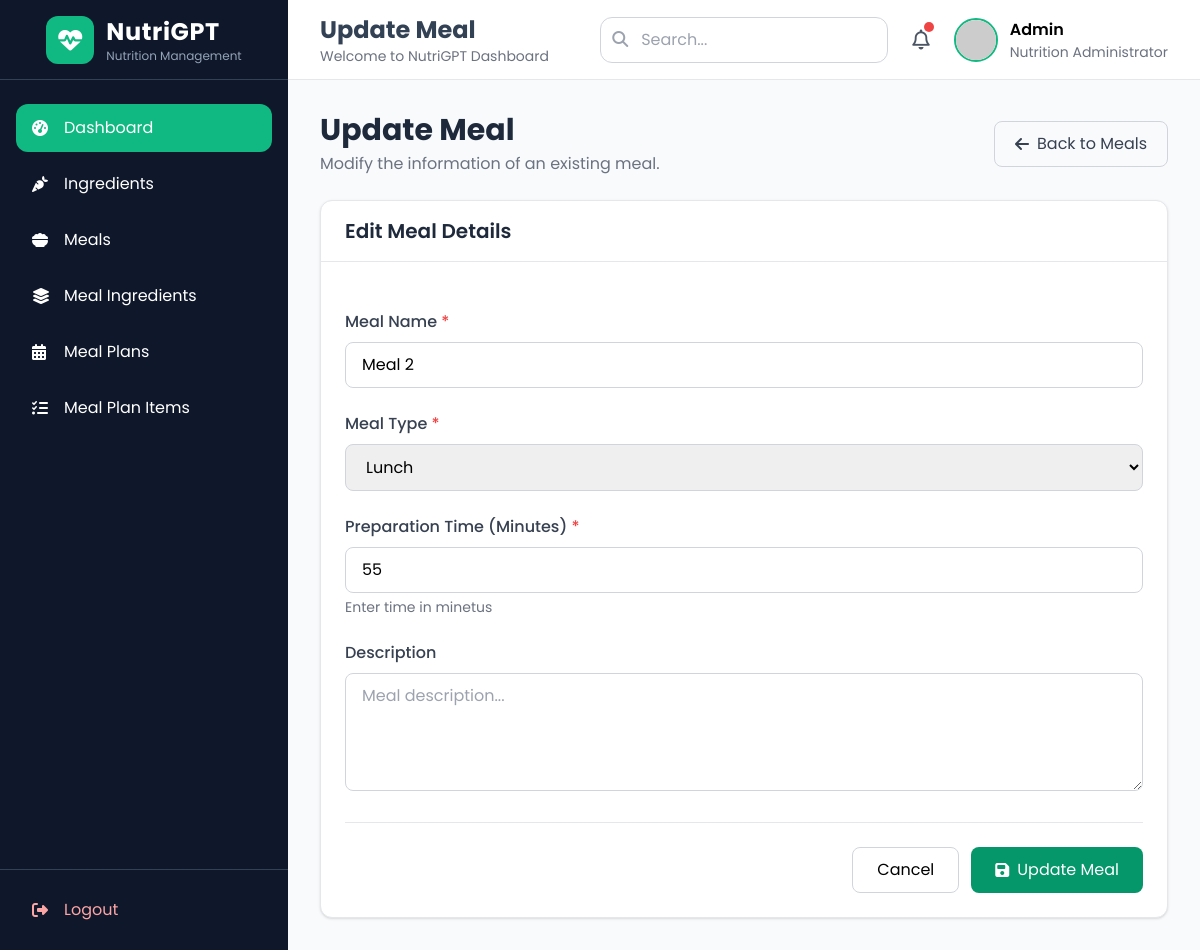
Page /meal/update/2 on the earlier database version.
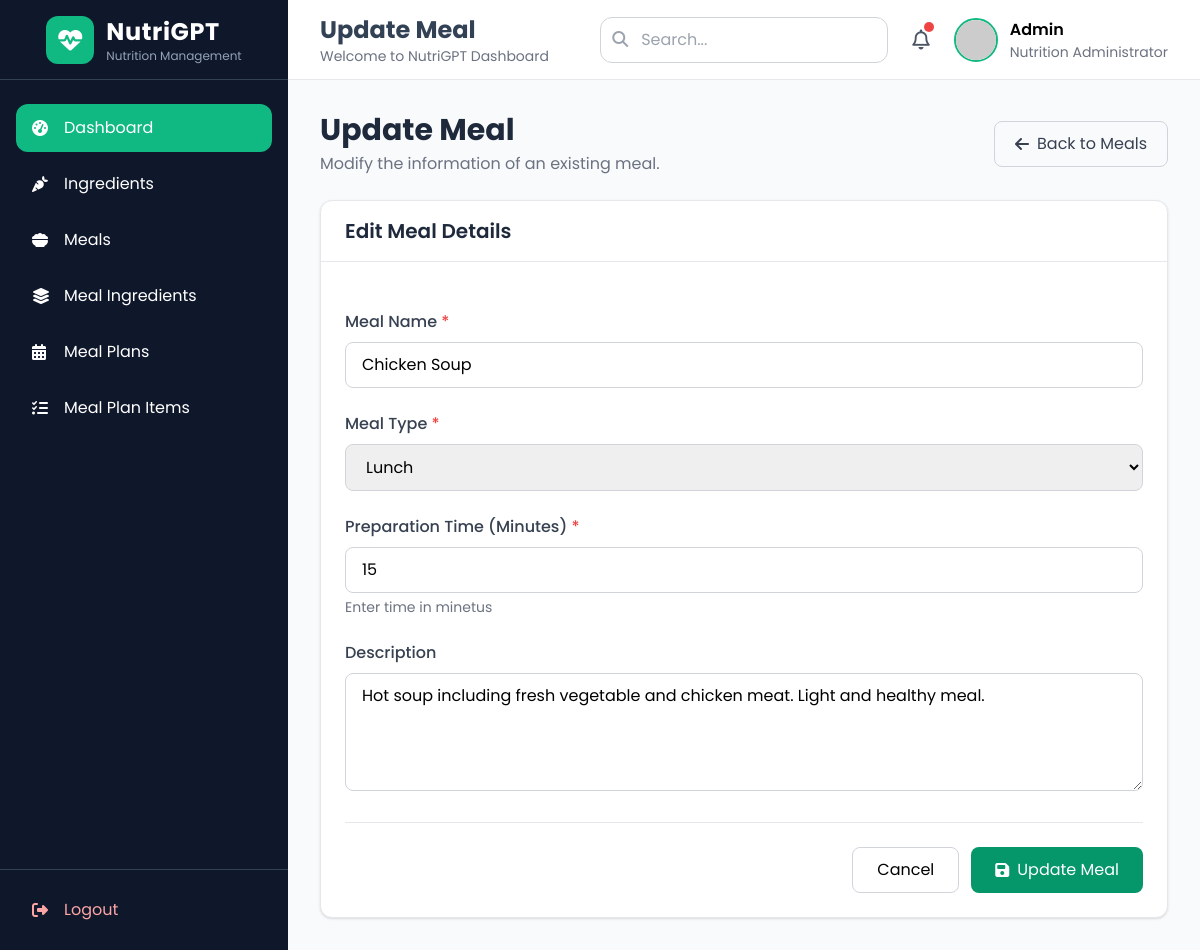
Same page on the later database version.
### meals/models.py (models this page shows, shortened)
class Meal(models.Model):
    name = models.CharField(max_length=30)
    meal_type = models.CharField(max_length=20, choices=MealType.choices)
    description = models.TextField(null=True, blank=True)
    prepare_time = models.PositiveIntegerField(help_text='Enter time in minetus')
    class Meta:
        db_table = 'meal'

### meals/views.py (the view)
# urls.py: path('update/<int:pk>', MealUpdateView.as_view(), name = 'meal-update'),
class MealUpdateView(UpdateView):
    model = Meal
    template_name = 'meal/update.html'
    form_class = MealForm
    success_url = reverse_lazy('meal-list')

### meals/forms.py
class MealForm(forms.ModelForm):
    class Meta:
        model = Meal
        fields = "__all__"
        widgets = {
            "name": forms.TextInput(attrs={
                "class": "w-full rounded-lg border border-gray-300 px-4 py-2.5 focus:ring-2 focus:ring-emerald-500 focus:border-emerald-500 outline-none",
                "placeholder": "Enter meal name",
            }),
            "meal_type": forms.Select(attrs={
                "class": "w-full rounded-lg border border-gray-300 px-4 py-2.5 focus:ring-2 focus:ring-emerald-500 focus:border-emerald-500 outline-none",
            }),
            "prepare_time": forms.NumberInput(attrs={
                "class": "w-full rounded-lg border border-gray-300 px-4 py-2.5 focus:ring-2 focus:ring-emerald-500 focus:border-emerald-500 outline-none",
                "placeholder": "Preparation time (minutes)",
            }),
            "description": forms.Textarea(attrs={
                "class": "w-full rounded-lg border border-gray-300 px-4 py-2.5 focus:ring-2 focus:ring-emerald-500 focus:border-emerald-500 outline-none",
                "rows": 4,
                "placeholder": "Meal description...",
            }),
        }

### meals/templates/meal/update.html (shortened to what this page needs)
{% extends "home/base.html" %}
{% block page_title %}
Update Meal
{% endblock %}
{% block content %}
<div class="max-w-4xl mx-auto">
    <div class="flex flex-col md:flex-row md:items-center md:justify-between gap-4 mb-6">
        <div>
            <h1 class="text-3xl font-bold text-slate-800">
                Update Meal
            </h1>
            <p class="text-gray-500 mt-1">
                Modify the information of an existing meal.
            </p>
        </div>
        <a href="{% url 'meal-list' %}"
           class="inline-flex items-center gap-2 px-5 py-2.5 rounded-lg border border-gray-300 text-gray-700 hover:bg-gray-100 transition">
            <i class="fa-solid fa-arrow-left"></i>
            Back to Meals
        </a>
    </div>
    <div class="bg-white rounded-xl shadow border border-gray-200">
        <div class="border-b border-gray-200 px-6 py-4">
            <h2 class="text-xl font-semibold text-slate-800">
                Edit Meal Details
            </h2>
        </div>
        <form method="POST" class="p-6 space-y-6">
            <div>
                <label class="block mb-2 font-medium text-gray-700">
                    Meal Name
                    <span class="text-red-500">*</span>
                </label>
                {{ form.name }}
            </div>
            <div>
                <label class="block mb-2 font-medium text-gray-700">
                    Meal Type
                    <span class="text-red-500">*</span>
                </label>
                {{ form.meal_type }}
            </div>
            <div>
                <label class="block mb-2 font-medium text-gray-700">
                    Preparation Time (Minutes)
                    <span class="text-red-500">*</span>
                </label>
                {{ form.prepare_time }}
                {% if form.prepare_time.help_text %}
                    <p class="text-sm text-gray-500 mt-1">
                        {{ form.prepare_time.help_text }}
                    </p>
                {% endif %}
            </div>
            <div>
                <label class="block mb-2 font-medium text-gray-700">
                    Description
                </label>
                {{ form.description }}
            </div>
            <div class="flex justify-end gap-3 border-t border-gray-200 pt-6">
                <a href="{% url 'meal-list' %}"
                   class="px-6 py-2.5 rounded-lg border border-gray-300 hover:bg-gray-100 transition">
                    Cancel
                </a>
                <button type="submit"
                        class="inline-flex items-center gap-2 px-6 py-2.5 rounded-lg bg-emerald-600 text-white hover:bg-emerald-700 transition">
                    <i class="fa-solid fa-floppy-disk"></i>
                    Update Meal
                </button>
            </div>
        </form>
    </div>
</div>
{% endblock %}

Differences in the rows shown:
changed Meal "Lunch": name "Meal 2" → "Chicken Soup"; prepare_time "55" → "15"; description (not shown) → "Hot soup including fresh vegetable and chicken meat. Light and healthy meal."
